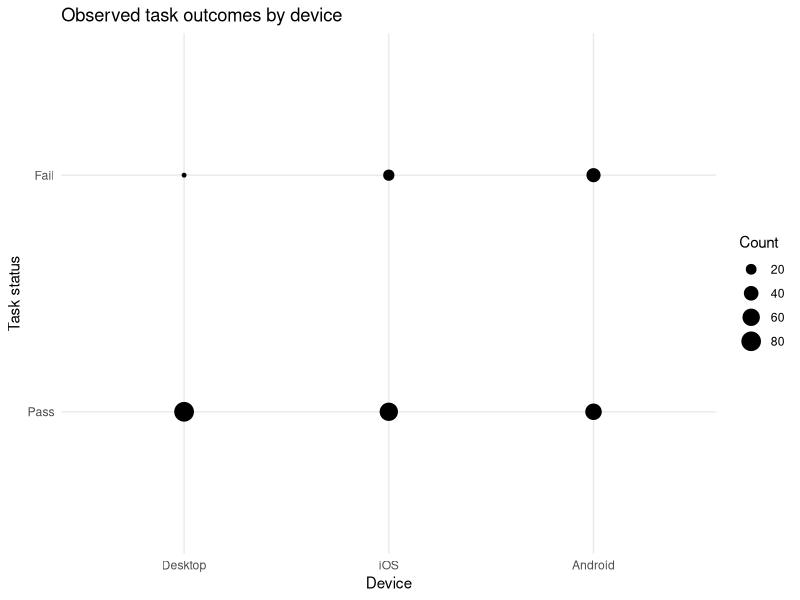
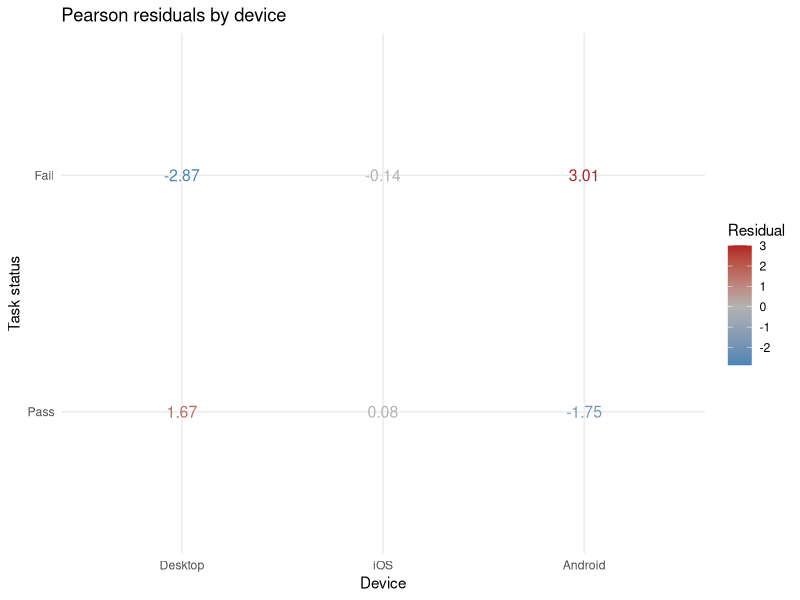

Reproduce these figures in R, in order.
## ---- chunk 1
set.seed(7361)
n <- 90

devices <- c("Desktop", "iOS", "Android")
status  <- c("Pass", "Fail")

desktop_out <- sample(status, n, replace = TRUE, prob = c(0.85, 0.15))
ios_out     <- sample(status, n, replace = TRUE, prob = c(0.70, 0.30))
android_out <- sample(status, n, replace = TRUE, prob = c(0.60, 0.40))

data <- data.frame(
  device = factor(rep(devices, each = n), levels = devices),
  status = factor(c(desktop_out, ios_out, android_out), levels = status)
)
head(data)
## ---- chunk 2
tbl <- table(data$device, data$status)
tbl
## ---- chunk 3
test <- chisq.test(tbl)
test
test$p.value
## ---- chunk 4
test$expected
## ---- chunk 5
library(ggplot2)

ggplot(data, aes(device, status)) +
  geom_count() +
  theme_minimal() +
  labs(x = "Device", y = "Task status", size = "Count",
       title = "Observed task outcomes by device")
## ---- chunk 6
resid_df <- as.data.frame(as.table(test$residuals))
names(resid_df) <- c("device", "status", "residual")

ggplot(resid_df, aes(device, status, color = residual)) +
  geom_text(aes(label = round(residual, 2)), size = 4) +
  scale_color_gradient2(low = "steelblue", mid = "gray70", high = "firebrick") +
  theme_minimal() +
  labs(x = "Device", y = "Task status", color = "Residual",
       title = "Pearson residuals by device")
